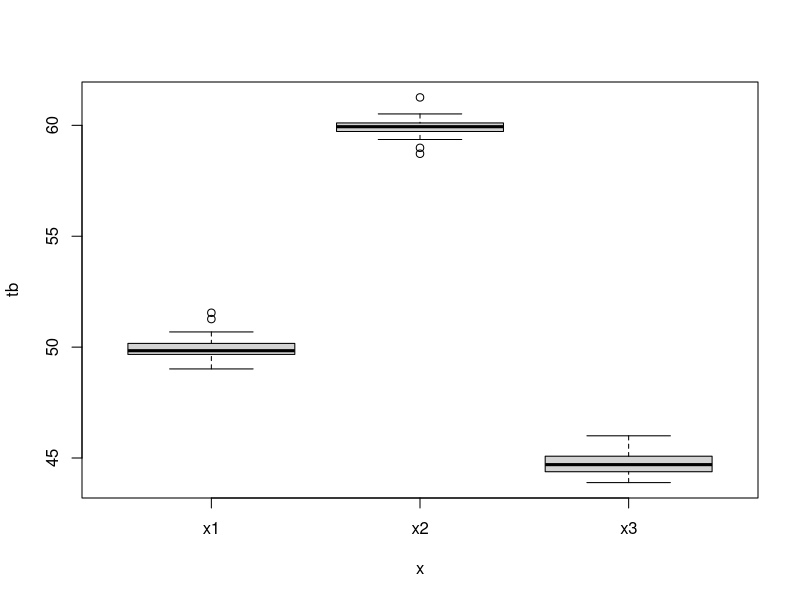
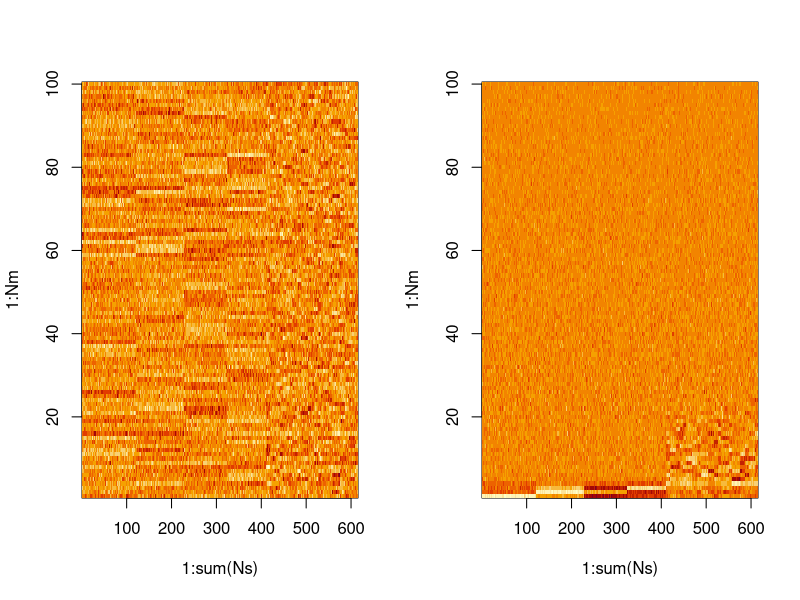
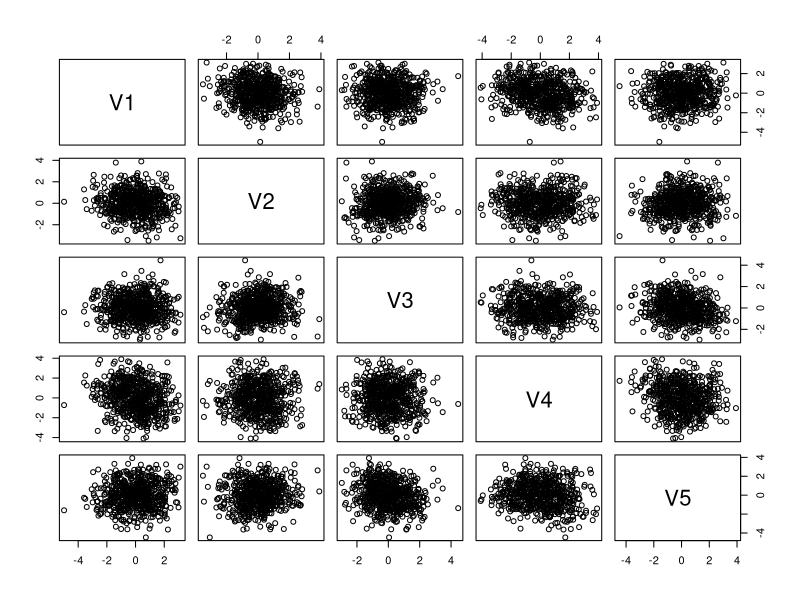
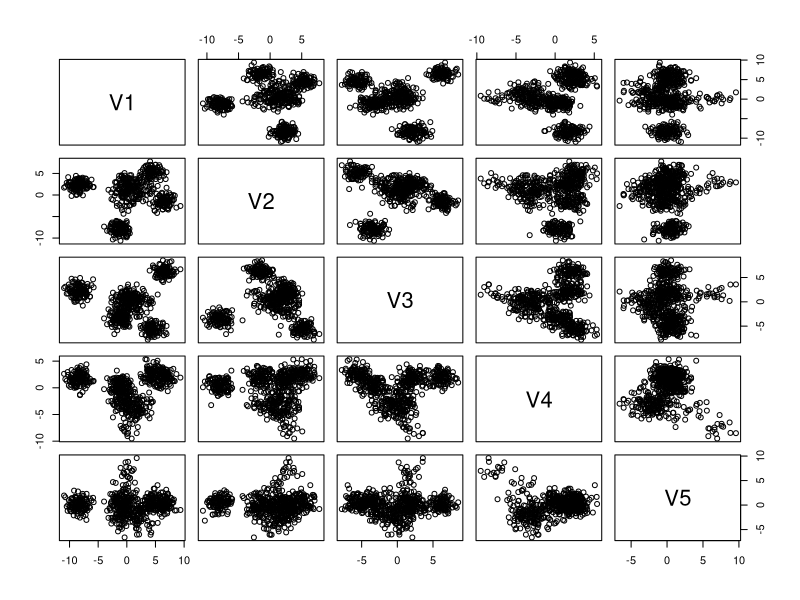
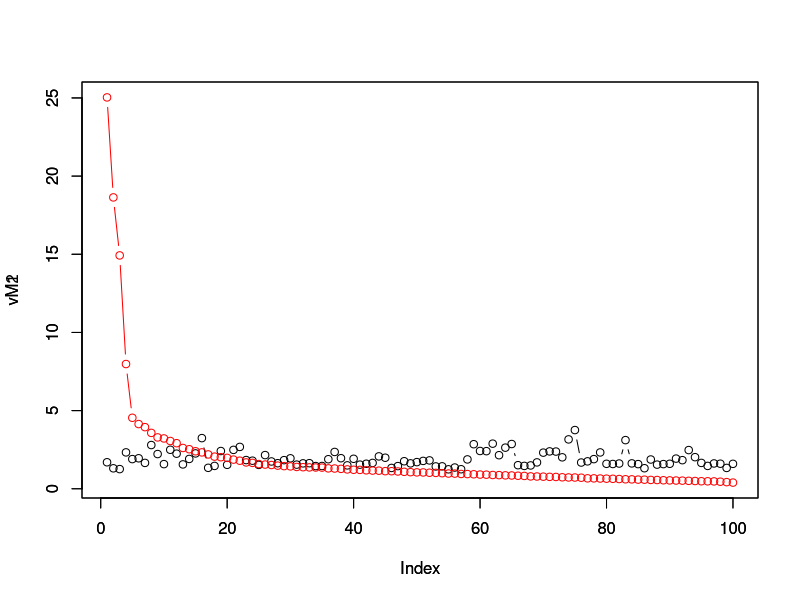
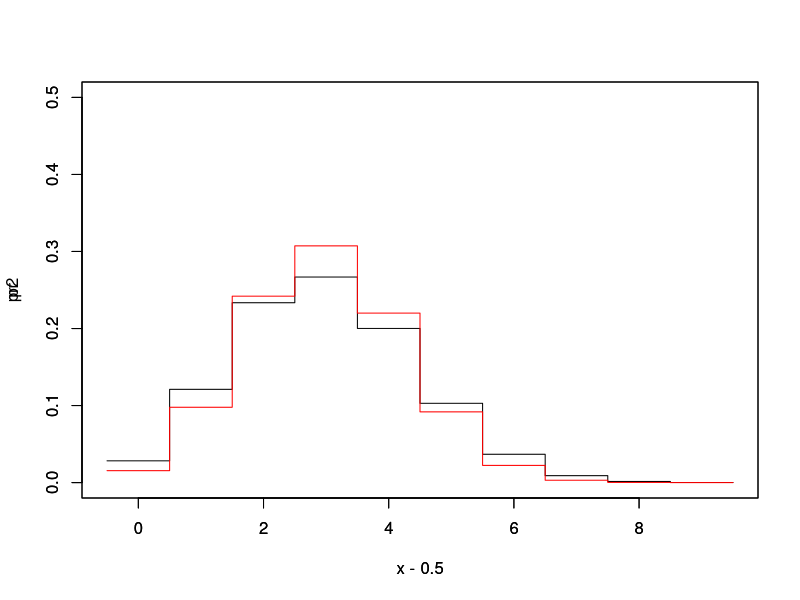
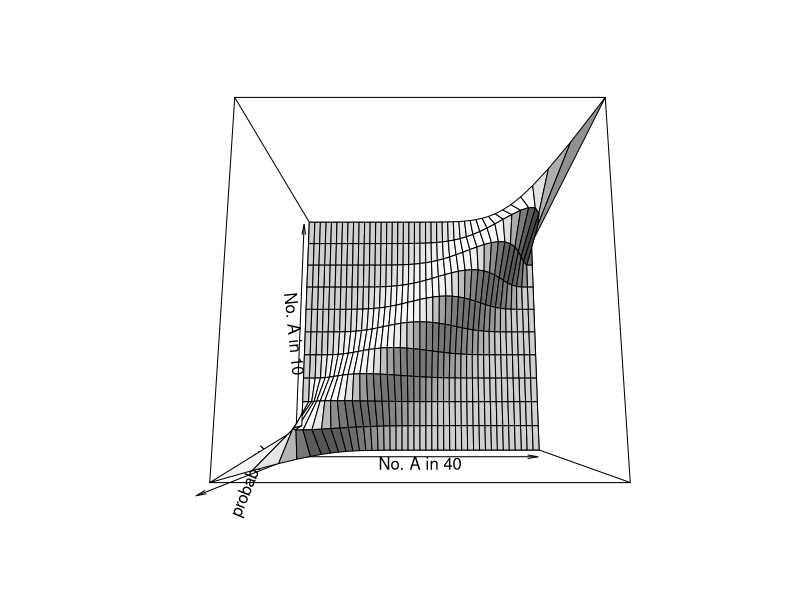
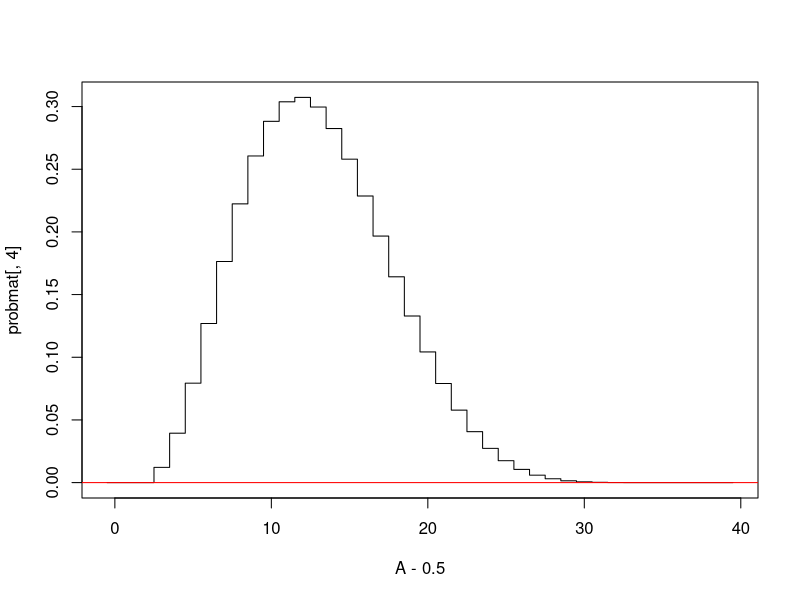

These charts were generated, in order, by the following R code:
## ---- chunk 1
# R7-1.R: カイ自乗検定
obtable2 <- matrix(c(25, 23, 12, 15, 17, 8),
                   nrow = 2, byrow = TRUE)
obtable2

chisq.test(obtable2)
## ---- chunk 2
# R7-2.R: ANOVA
# 3群の群別サンプル数、平均、SD
nx <- c(40, 40, 20); mb <- c(50, 60, 45); sdb <- c(50, 50, 50)*0.01

# データ生成
t1 <- rnorm(nx[1], mb[1], sdb[1])
t2 <- rnorm(nx[2], mb[2], sdb[2])
t3 <- rnorm(nx[3], mb[3], sdb[3])

tb <- c(t1, t2, t3)

x <- c(rep("x1", nx[1]), rep("x2", nx[2]), rep("x3", nx[3]))
boxplot(tb ~ x)
## ---- chunk 3
# ANOVA
summary(aov(tb ~ x ))
## ---- chunk 4
# R7-5.R 固有値分解

Nm <- 100 # 項目数
Ns <- c(rpois(4, 100), rpois(20, 10))   # rpois(サンプリング回数, λ)
Npop <- length(Ns)

Ns
Npop   # 集団数
## ---- chunk 5
M <- NULL   # 全ジェノタイプを収める行列

for (j in 1:Npop) {
  tmpM <- matrix(rep(0, Nm*Ns[j]), ncol=Nm)
  
  # 亜集団ごとに平均を振っている
  for (i in 1:Nm) {
    af <- rnorm(1, mean = 0, sd = 1)
    tmpM[, i] <- rnorm(Ns[j], af)
  }
  
  M <- rbind(M, tmpM)
}

tmpM
## ---- chunk 6
# データの標準化
wholemean <- mean(M)
M <- M - wholemean
mu <- apply(M, 2, mean)
M <- t(t(M) - mu)   # Rの演算はブロードキャストされる
## ---- chunk 7
# 特異値分解
# Mは正方行列じゃないので注意
svdout <- svd(M)
M2 <- svdout$u %*% diag(svdout$d)

dim(M)
dim(M2)
## ---- chunk 8
dim(svdout$u)
dim(svdout$v)
length(svdout$d)
## ---- chunk 9
tail(svdout$u)
## ---- chunk 10
par(mfcol=c(1,2))

# 固有値分解前後をimageプロット
image(1:sum(Ns), 1:Nm, M)
image(1:sum(Ns), 1:Nm, M2)
## ---- chunk 11
df1 <- as.data.frame(M); df2 <- as.data.frame(M2)
L <- 1:5; par(mfcol=c(1,1))
plot(df1[, L])
plot(df2[, L])
## ---- chunk 12
vM1 <- apply(M, 2, var)
vM2 <- apply(M2, 2, var)
vM1
vM2
## ---- chunk 13
ylim <- c(min(vM1, vM2), max(vM1, vM2))
plot(vM1, ylim = ylim, type = "b")
par(new=T)
plot(vM2, ylim = ylim, type = "b", col = "red")
## ---- chunk 14
# R9-1.R ランダムサンプリング
p <- 0.3; x <- 0:10
pr <- choose(10, x) * p^x * (1 - p) ^(10 - x)
A <- 12; B <- 28; S <- A + B
x <- 0:10; y <- 10 - x

# 10個を一度に取り出す場合
pr2 <- exp(lgamma(10 +1) + lgamma(30 + 1) + lgamma(A + 1) + lgamma(B + 1) 
           - (lgamma(S +1) + lgamma(x + 1) + lgamma(y + 1) + lgamma(A - x + 1)  + lgamma(B - y + 1)))
ylim <- c(0, 0.5)
plot(x-0.5, pr, ylim = ylim, type = "s")
par(new = T)
plot(x -0.5, pr2, ylim = ylim, type = "s", col="red")
## ---- chunk 15
exProb <- function(m) {
  m1 <- apply(m, 1, sum)
  m2 <- apply(m, 2, sum)
  s <- sum(m)
  exp(sum(lgamma(m1 + 1)) +sum(lgamma(m2 + 1)) - 
        (lgamma(s + 1) +sum(lgamma(m + 1))))
}

S <- 40; A <- 0:S; B <- S - A; N <- 10; x <- 0:N

probmat <- matrix(0, length(A), length(x))
for (i in A) {
  for (j in x) {
    y <- N - j; z <- i -j; w <- S- (j + y + z);
    if (j >= 0 & y >= 0 & z >= 0 & w >= 0) {
      data <- c(j, y, z, w)
      probmat[i + 1, j + 1] <- exProb(matrix(c(j, y, z, w), nrow = 2))
      
    }
    
  }
}

phi <- 80; theta <- 0; shade <- 0.3
persp(A, x, probmat, xlab = "No. A in 40", ylab = "No. A in 10", 
      zlab = "probability", phi=phi, theta = theta, shade = shade)
plot(A -0.5 ,probmat[, 4], type = "s")
abline(h = 0, col = "red")
## ---- chunk 16
t1 <- as.table(matrix(c(0.3, 0.2, 0.3, 0.2), nrow = 2, byrow = TRUE))
t1
t2 <- as.table(matrix(c(0.4, 0.1, 0.2, 0.3), nrow = 2, byrow = TRUE))
t2

plot(t1)
plot(t2)
## ---- chunk 17
# R12-1.R 信頼区間
set.seed(.Random.seed[1])
N <- 20; k <- 6
p <- seq(from = 0, to = 1, by = 0.01)

v <- dbeta(p, k + 1, N - k + 1)

plot(p, v, type = "l")

abline(v = k/N)

cirange <- 0.95

ci <- qbeta(c((1 - cirange)/2, 1 - (1 - cirange) / 2), k + 1, N - k + 1)

abline(v = ci)
## ---- chunk 18
x <- 1.2; y <- 1.5; p <- seq(from=0, to=1, by=0.01)
v3 <- dbeta(p, x, y)
plot(p, v3, type = "l", ylim = c(0,4))
## ---- chunk 19
v4 <- dbeta(p, x+6, y+14)
par(new = TRUE)
plot(p, v4, type = "l", ylim = c(0, 4))
## ---- chunk 20
# R12-4.R ハプロタイプ頻度推定
Make3x3 <- function(f) {
  tmp <- f %*% t(f)   # tmpは4*4のmatrix
  matrix(c(tmp[1, 1], 2 * tmp[1, 2], tmp[2, 2], 
           2 * tmp[1, 3], 2 * (tmp[1, 4] + tmp[2, 3]), 2 * tmp[2, 4],
           tmp[3, 3], 2 * tmp[3, 4], tmp[4, 4]),
           nrow = 3, byrow = TRUE)
}

CalcLike3x3 <- function(g = matrix(1, 3, 3),  # 3x3の1行列
                        f = c(0.25, 0.25, 0.25, 0.25)) {
  F <- Make3x3(f)
  sum(g * log(F))
}

CalcR <- function(h) {
  p_A <- h[1] + h[3]
  p_B <- h[1] + h[2]
  (h[1] - p_A * p_B)/sqrt(p_A * (1 - p_A) * p_B * (1 - p_B))
}

ns <- matrix(c(2, 5, 2, 10, 18, 14, 4, 25, 20),
             nrow = 3, byrow = TRUE)

N <- 10000

p <- c(1, 1, 1, 1)

sampled <- gtools::rdirichlet(N, p)

loglikes <- apply(sampled, 1, CalcLike3x3, g=ns)

maxset <- sampled[which(loglikes == max(loglikes)),]  # which: 論理演算子でTRUEとなるindexを取得する。 # 最大尤度を返した4はプロタイプ


